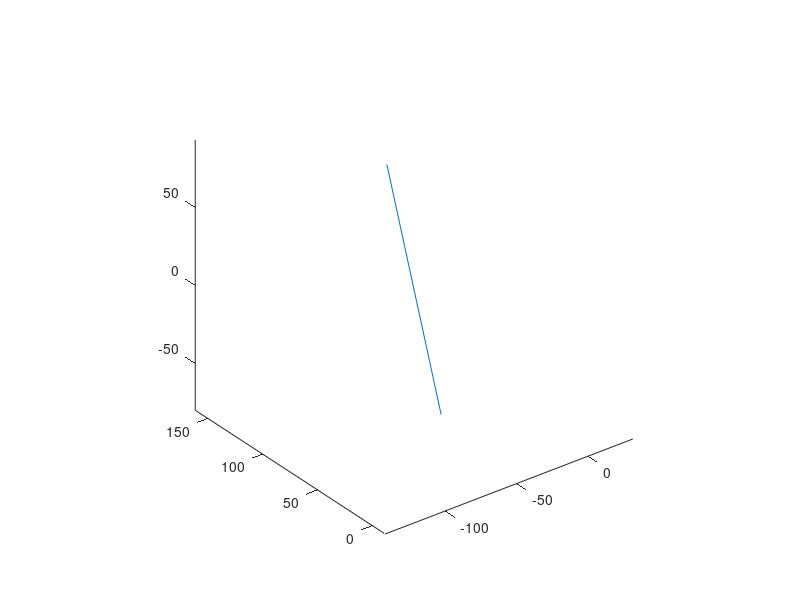

MATLAB code for this plot: (Note: this script raises an error after producing the figure.)
%=============================================================================
% Copyright (c) 2016-present Allan CORNET (Nelson)
%=============================================================================
% This file is part of Nelson.
%=============================================================================
% LICENCE_BLOCK_BEGIN
% SPDX-License-Identifier: LGPL-3.0-or-later
% LICENCE_BLOCK_END
%=============================================================================
% <--ADV-CLI MODE-->
%=============================================================================
close all
% Pin the calibration geometry for 573x460 on a 1024x768 CI runner.
set(groot, 'DefaultFigurePosition', [423 180 1074 646]);
%=============================================================================

f = figure('Visible', 'off');
ax = axes('Parent', f);
x = [-102.78651428222656, -7.8202972412109375];
y = [-11.798049926757812, 161.43443298339844];
z = [-17.131217956542969, 30.384407043457031];
plot3(ax, x, y, z);
axes(ax);
axis equal;
view(3);
drawnow();
limits = [xlim(), ylim(), zlim()];
asserts.isapprox(limits, [x, -20, 180, z], 1e-12);
asserts.isequal(get(ax, 'XTick'), -100:20:-20);
asserts.isequal(get(ax, 'YTick'), [0 50 100 150]);
asserts.isequal(get(ax, 'ZTick'), -10:10:30);
center = [(limits(1) + limits(2)) / 2, (limits(3) + limits(4)) / 2, ...
  (limits(5) + limits(6)) / 2];
radius = 10 * norm([(limits(2) - limits(1)) / 2, (limits(4) - limits(3)) / 2, ...
  (limits(6) - limits(5)) / 2]);
azimuth = -37.5 * pi / 180;
elevation = 30 * pi / 180;
expectedCameraPosition = [cos(elevation) * sin(azimuth) * radius + center(1), ...
  -cos(elevation) * cos(azimuth) * radius + center(2), ...
  sin(elevation) * radius + center(3)];
asserts.isapprox(ax.CameraPosition, expectedCameraPosition, 1e-10);
forward = center - expectedCameraPosition;
distance = norm(forward);
forward = forward ./ distance;
right = cross(forward, [0, 0, 1]);
right = right ./ norm(right);
cameraUp = cross(right, forward);
cameraUp = cameraUp ./ norm(cameraUp);
corners = [limits(1) limits(3) limits(5); limits(1) limits(3) limits(6); ...
  limits(1) limits(4) limits(5); limits(1) limits(4) limits(6); ...
  limits(2) limits(3) limits(5); limits(2) limits(3) limits(6); ...
  limits(2) limits(4) limits(5); limits(2) limits(4) limits(6)];
relative = corners - expectedCameraPosition;
projectedX = relative * right';
projectedY = relative * cameraUp';
figPosition = f.Position;
axesPosition = ax.Position;
axesWidth = axesPosition(3) * figPosition(3);
axesHeight = axesPosition(4) * figPosition(4);
xSpan = max(projectedX) - min(projectedX);
ySpan = max(projectedY) - min(projectedY);
% The angle spans the extent that fills the axes: the width when the box is
% relatively wider than the axes, the height otherwise.
if (xSpan * axesHeight >= ySpan * axesWidth)
  span = xSpan;
else
  span = ySpan;
end
expectedCameraViewAngle = 360 / pi * atan(span / (2 * distance));
asserts.isapprox(ax.CameraViewAngle, expectedCameraViewAngle, 1e-10);
close(f);
close all
%=============================================================================
function assert_mode_switch(h, propertyName, modeName, value)
  set(h, modeName, 'auto');
  set(h, propertyName, value);
  asserts.isequal(get(h, modeName), 'manual');
end

%=============================================================================
function delta = frame_delta(a, b)
  delta = sum(abs(double(a(:)) - double(b(:))));
end
%=============================================================================
function frameSize = expectedFrameSize(f)
  position = f.Position;
  ratio = f.DevicePixelRatio;
  frameSize = [round(position(4) * ratio), round(position(3) * ratio), 3];
end
%=============================================================================
function [left, top, right, bottom] = axes_edges(frame, ax)
  imageHeight = size(frame, 1);
  imageWidth = size(frame, 2);
  position = ax.Position;
  left = max(3, round(position(1) * imageWidth));
  right = min(imageWidth - 2, round((position(1) + position(3)) * imageWidth));
  top = max(3, round((1 - position(2) - position(4)) * imageHeight));
  bottom = min(imageHeight - 2, round((1 - position(2)) * imageHeight));
end
%=============================================================================
function ratio = dark_ratio(region)
  dark = region(:, :, 1) < 180 & region(:, :, 2) < 180 & region(:, :, 3) < 180;
  ratio = sum(dark(:)) / numel(dark);
end
%=============================================================================
function len = bottom_tick_length(frame, ax, direction)
  [left, ~, right, bottom] = axes_edges(frame, ax);
  x = round((left + right) / 2);
  len = 0;
  started = false;
  if strcmp(direction, 'in')
    rows = (bottom - 1):-1:1;
  else
    rows = (bottom + 1):size(frame, 1);
  end
  for y = rows
    region = frame(y, x - 1:x + 1, :);
    hit = dark_ratio(region) > 0;
    if hit
      len = len + 1;
      started = true;
    elseif started
      return;
    end
  end
end
%=============================================================================
function count = tick_label_dark_pixel_count(frame, ax)
  [left, top, ~, bottom] = axes_edges(frame, ax);
  dark = frame(:, :, 1) < 180 & frame(:, :, 2) < 180 & frame(:, :, 3) < 180;
  dark(max(1, bottom - 2):min(size(frame, 1), bottom + 2), :) = false;
  dark(:, max(1, left - 2):min(size(frame, 2), left + 2)) = false;
  labelMask = false(size(dark));
  labelMask(max(1, top - 30):min(size(frame, 1), bottom + 30), :) = true;
  count = sum(dark(:) & labelMask(:));
end
%=============================================================================
